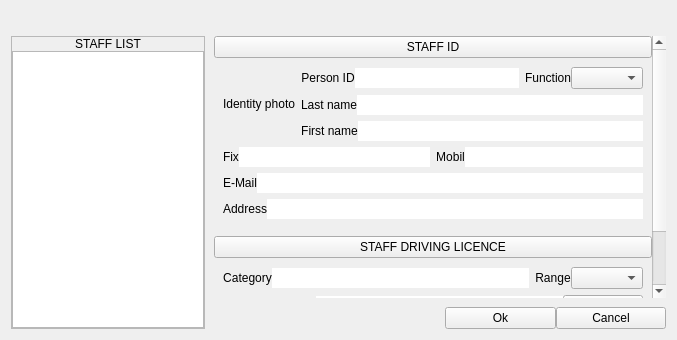
<?xml version="1.0" encoding="UTF-8"?>
<ui version="4.0">
 <class>StaffTab</class>
 <widget class="QWidget" name="StaffTab">
  <property name="geometry">
   <rect>
    <x>0</x>
    <y>0</y>
    <width>677</width>
    <height>340</height>
   </rect>
  </property>
  <layout class="QGridLayout" name="mainGridLayout">
   <property name="spacing">
    <number>9</number>
   </property>
   <item row="0" column="0" colspan="2">
    <widget class="DataInteractionToolBar" name="dataInteractionToolBar" native="true">
     <property name="minimumSize">
      <size>
       <width>0</width>
       <height>16</height>
      </size>
     </property>
    </widget>
   </item>
   <item row="1" column="0">
    <widget class="DataFrame" name="dataListFrame">
     <property name="sizePolicy">
      <sizepolicy hsizetype="Preferred" vsizetype="Preferred">
       <horstretch>3</horstretch>
       <verstretch>0</verstretch>
      </sizepolicy>
     </property>
     <property name="frameShape">
      <enum>QFrame::StyledPanel</enum>
     </property>
     <property name="frameShadow">
      <enum>QFrame::Raised</enum>
     </property>
     <layout class="QVBoxLayout" name="verticalLayout_6">
      <property name="spacing">
       <number>0</number>
      </property>
      <property name="leftMargin">
       <number>0</number>
      </property>
      <property name="topMargin">
       <number>0</number>
      </property>
      <property name="rightMargin">
       <number>0</number>
      </property>
      <property name="bottomMargin">
       <number>0</number>
      </property>
      <item>
       <widget class="QLabel" name="dataListTitle">
        <property name="text">
         <string>STAFF LIST</string>
        </property>
        <property name="alignment">
         <set>Qt::AlignCenter</set>
        </property>
       </widget>
      </item>
      <item>
       <widget class="QTableView" name="dataListView">
        <property name="showGrid">
         <bool>false</bool>
        </property>
        <property name="cornerButtonEnabled">
         <bool>false</bool>
        </property>
       </widget>
      </item>
     </layout>
    </widget>
   </item>
   <item row="1" column="1">
    <widget class="QWidget" name="dataEditionWidget" native="true">
     <property name="sizePolicy">
      <sizepolicy hsizetype="Preferred" vsizetype="Preferred">
       <horstretch>7</horstretch>
       <verstretch>0</verstretch>
      </sizepolicy>
     </property>
     <layout class="QGridLayout" name="gridLayout">
      <property name="leftMargin">
       <number>0</number>
      </property>
      <property name="topMargin">
       <number>0</number>
      </property>
      <property name="rightMargin">
       <number>0</number>
      </property>
      <property name="bottomMargin">
       <number>0</number>
      </property>
      <property name="spacing">
       <number>9</number>
      </property>
      <item row="1" column="0">
       <spacer name="confirmationHorizontalSpacer">
        <property name="orientation">
         <enum>Qt::Horizontal</enum>
        </property>
       </spacer>
      </item>
      <item row="1" column="1">
       <widget class="WidgetGroup" name="confirmationWidgetGroup" native="true">
        <layout class="QHBoxLayout" name="horizontalLayout_3">
         <property name="spacing">
          <number>0</number>
         </property>
         <property name="leftMargin">
          <number>0</number>
         </property>
         <property name="topMargin">
          <number>0</number>
         </property>
         <property name="rightMargin">
          <number>0</number>
         </property>
         <property name="bottomMargin">
          <number>0</number>
         </property>
         <item>
          <widget class="QPushButton" name="confirmationOkPushButton">
           <property name="sizePolicy">
            <sizepolicy hsizetype="Minimum" vsizetype="Preferred">
             <horstretch>0</horstretch>
             <verstretch>0</verstretch>
            </sizepolicy>
           </property>
           <property name="text">
            <string>Ok</string>
           </property>
          </widget>
         </item>
         <item>
          <widget class="QPushButton" name="confirmationCancelPushButton">
           <property name="sizePolicy">
            <sizepolicy hsizetype="Minimum" vsizetype="Preferred">
             <horstretch>0</horstretch>
             <verstretch>0</verstretch>
            </sizepolicy>
           </property>
           <property name="text">
            <string>Cancel</string>
           </property>
          </widget>
         </item>
        </layout>
       </widget>
      </item>
      <item row="0" column="0" colspan="2">
       <widget class="QScrollArea" name="dataEditionScrollArea">
        <property name="styleSheet">
         <string notr="true"/>
        </property>
        <property name="frameShape">
         <enum>QFrame::NoFrame</enum>
        </property>
        <property name="widgetResizable">
         <bool>true</bool>
        </property>
        <widget class="QWidget" name="dataEditionScrollAreaWidgetContents">
         <property name="geometry">
          <rect>
           <x>0</x>
           <y>-83</y>
           <width>438</width>
           <height>348</height>
          </rect>
         </property>
         <layout class="QVBoxLayout" name="verticalLayout_5">
          <property name="spacing">
           <number>8</number>
          </property>
          <property name="leftMargin">
           <number>0</number>
          </property>
          <property name="topMargin">
           <number>0</number>
          </property>
          <property name="rightMargin">
           <number>0</number>
          </property>
          <property name="bottomMargin">
           <number>0</number>
          </property>
          <item>
           <widget class="DataFrame" name="idDataFrame">
            <layout class="QGridLayout" name="gridLayout_3">
             <property name="leftMargin">
              <number>0</number>
             </property>
             <property name="topMargin">
              <number>0</number>
             </property>
             <property name="rightMargin">
              <number>0</number>
             </property>
             <property name="bottomMargin">
              <number>0</number>
             </property>
             <property name="spacing">
              <number>0</number>
             </property>
             <item row="0" column="0">
              <widget class="QPushButton" name="idTitle">
               <property name="text">
                <string>STAFF ID</string>
               </property>
               <property name="checkable">
                <bool>true</bool>
               </property>
              </widget>
             </item>
             <item row="1" column="0">
              <widget class="QWidget" name="idWidget" native="true">
               <layout class="QGridLayout" name="gridLayout_2">
                <item row="0" column="2">
                 <widget class="WidgetGroup" name="functionWidgetGroup" native="true">
                  <layout class="QHBoxLayout" name="horizontalLayout_22">
                   <property name="spacing">
                    <number>0</number>
                   </property>
                   <property name="leftMargin">
                    <number>0</number>
                   </property>
                   <property name="topMargin">
                    <number>0</number>
                   </property>
                   <property name="rightMargin">
                    <number>0</number>
                   </property>
                   <property name="bottomMargin">
                    <number>0</number>
                   </property>
                   <item>
                    <widget class="QLabel" name="functionLabel">
                     <property name="text">
                      <string>Function</string>
                     </property>
                     <property name="alignment">
                      <set>Qt::AlignCenter</set>
                     </property>
                    </widget>
                   </item>
                   <item>
                    <widget class="QComboBox" name="functionComboBox"/>
                   </item>
                  </layout>
                 </widget>
                </item>
                <item row="0" column="1">
                 <widget class="WidgetGroup" name="idWidgetGroup" native="true">
                  <layout class="QHBoxLayout" name="horizontalLayout_20">
                   <property name="spacing">
                    <number>0</number>
                   </property>
                   <property name="leftMargin">
                    <number>0</number>
                   </property>
                   <property name="topMargin">
                    <number>0</number>
                   </property>
                   <property name="rightMargin">
                    <number>0</number>
                   </property>
                   <property name="bottomMargin">
                    <number>0</number>
                   </property>
                   <item>
                    <widget class="QLabel" name="idLabel">
                     <property name="text">
                      <string>Person ID</string>
                     </property>
                     <property name="alignment">
                      <set>Qt::AlignCenter</set>
                     </property>
                    </widget>
                   </item>
                   <item>
                    <widget class="QLineEdit" name="idLineEdit">
                     <property name="frame">
                      <bool>false</bool>
                     </property>
                     <property name="alignment">
                      <set>Qt::AlignCenter</set>
                     </property>
                    </widget>
                   </item>
                  </layout>
                 </widget>
                </item>
                <item row="0" column="0" rowspan="3">
                 <widget class="WidgetGroup" name="photoWidgetGroup" native="true">
                  <property name="sizePolicy">
                   <sizepolicy hsizetype="Preferred" vsizetype="Preferred">
                    <horstretch>0</horstretch>
                    <verstretch>0</verstretch>
                   </sizepolicy>
                  </property>
                  <layout class="QVBoxLayout" name="verticalLayout_7">
                   <property name="spacing">
                    <number>0</number>
                   </property>
                   <property name="leftMargin">
                    <number>0</number>
                   </property>
                   <property name="topMargin">
                    <number>0</number>
                   </property>
                   <property name="rightMargin">
                    <number>0</number>
                   </property>
                   <property name="bottomMargin">
                    <number>0</number>
                   </property>
                   <item>
                    <widget class="QLabel" name="photoLabel">
                     <property name="text">
                      <string>Identity photo</string>
                     </property>
                     <property name="alignment">
                      <set>Qt::AlignCenter</set>
                     </property>
                    </widget>
                   </item>
                  </layout>
                 </widget>
                </item>
                <item row="5" column="0" colspan="3">
                 <widget class="WidgetGroup" name="emailWidgetGroup" native="true">
                  <layout class="QHBoxLayout" name="horizontalLayout_14">
                   <property name="spacing">
                    <number>0</number>
                   </property>
                   <property name="leftMargin">
                    <number>0</number>
                   </property>
                   <property name="topMargin">
                    <number>0</number>
                   </property>
                   <property name="rightMargin">
                    <number>0</number>
                   </property>
                   <property name="bottomMargin">
                    <number>0</number>
                   </property>
                   <item>
                    <widget class="QLabel" name="emailLabel">
                     <property name="text">
                      <string>E-Mail</string>
                     </property>
                     <property name="alignment">
                      <set>Qt::AlignCenter</set>
                     </property>
                    </widget>
                   </item>
                   <item>
                    <widget class="QLineEdit" name="emailLineEdit">
                     <property name="frame">
                      <bool>false</bool>
                     </property>
                     <property name="alignment">
                      <set>Qt::AlignCenter</set>
                     </property>
                    </widget>
                   </item>
                  </layout>
                 </widget>
                </item>
                <item row="6" column="0" colspan="3">
                 <widget class="WidgetGroup" name="addressWidgetGroup" native="true">
                  <layout class="QHBoxLayout" name="horizontalLayout_16">
                   <property name="spacing">
                    <number>0</number>
                   </property>
                   <property name="leftMargin">
                    <number>0</number>
                   </property>
                   <property name="topMargin">
                    <number>0</number>
                   </property>
                   <property name="rightMargin">
                    <number>0</number>
                   </property>
                   <property name="bottomMargin">
                    <number>0</number>
                   </property>
                   <item>
                    <widget class="QLabel" name="addressLabel">
                     <property name="text">
                      <string>Address</string>
                     </property>
                     <property name="alignment">
                      <set>Qt::AlignCenter</set>
                     </property>
                    </widget>
                   </item>
                   <item>
                    <widget class="QLineEdit" name="addressLineEdit">
                     <property name="frame">
                      <bool>false</bool>
                     </property>
                     <property name="alignment">
                      <set>Qt::AlignCenter</set>
                     </property>
                    </widget>
                   </item>
                  </layout>
                 </widget>
                </item>
                <item row="1" column="1" colspan="2">
                 <widget class="WidgetGroup" name="lastnameWidgetGroup" native="true">
                  <layout class="QHBoxLayout" name="horizontalLayout_21">
                   <property name="spacing">
                    <number>0</number>
                   </property>
                   <property name="leftMargin">
                    <number>0</number>
                   </property>
                   <property name="topMargin">
                    <number>0</number>
                   </property>
                   <property name="rightMargin">
                    <number>0</number>
                   </property>
                   <property name="bottomMargin">
                    <number>0</number>
                   </property>
                   <item>
                    <widget class="QLabel" name="lastnameLabel">
                     <property name="text">
                      <string>Last name</string>
                     </property>
                     <property name="alignment">
                      <set>Qt::AlignCenter</set>
                     </property>
                    </widget>
                   </item>
                   <item>
                    <widget class="QLineEdit" name="lastnameLineEdit">
                     <property name="frame">
                      <bool>false</bool>
                     </property>
                     <property name="alignment">
                      <set>Qt::AlignCenter</set>
                     </property>
                    </widget>
                   </item>
                  </layout>
                 </widget>
                </item>
                <item row="2" column="1" colspan="2">
                 <widget class="WidgetGroup" name="firstnameWidget" native="true">
                  <layout class="QHBoxLayout" name="horizontalLayout_15">
                   <property name="spacing">
                    <number>0</number>
                   </property>
                   <property name="leftMargin">
                    <number>0</number>
                   </property>
                   <property name="topMargin">
                    <number>0</number>
                   </property>
                   <property name="rightMargin">
                    <number>0</number>
                   </property>
                   <property name="bottomMargin">
                    <number>0</number>
                   </property>
                   <item>
                    <widget class="QLabel" name="firstnameLabel">
                     <property name="text">
                      <string>First name</string>
                     </property>
                     <property name="alignment">
                      <set>Qt::AlignCenter</set>
                     </property>
                    </widget>
                   </item>
                   <item>
                    <widget class="QLineEdit" name="firstnameLineEdit">
                     <property name="frame">
                      <bool>false</bool>
                     </property>
                     <property name="alignment">
                      <set>Qt::AlignCenter</set>
                     </property>
                    </widget>
                   </item>
                  </layout>
                 </widget>
                </item>
                <item row="3" column="0" colspan="3">
                 <widget class="QWidget" name="telephoneWidget" native="true">
                  <layout class="QHBoxLayout" name="horizontalLayout">
                   <property name="leftMargin">
                    <number>0</number>
                   </property>
                   <property name="topMargin">
                    <number>0</number>
                   </property>
                   <property name="rightMargin">
                    <number>0</number>
                   </property>
                   <property name="bottomMargin">
                    <number>0</number>
                   </property>
                   <item>
                    <widget class="WidgetGroup" name="fixWidgetGroup" native="true">
                     <layout class="QHBoxLayout" name="horizontalLayout_19">
                      <property name="spacing">
                       <number>0</number>
                      </property>
                      <property name="leftMargin">
                       <number>0</number>
                      </property>
                      <property name="topMargin">
                       <number>0</number>
                      </property>
                      <property name="rightMargin">
                       <number>0</number>
                      </property>
                      <property name="bottomMargin">
                       <number>0</number>
                      </property>
                      <item>
                       <widget class="QLabel" name="fixLabel">
                        <property name="text">
                         <string>Fix</string>
                        </property>
                        <property name="alignment">
                         <set>Qt::AlignCenter</set>
                        </property>
                       </widget>
                      </item>
                      <item>
                       <widget class="QLineEdit" name="fixLineEdit">
                        <property name="frame">
                         <bool>false</bool>
                        </property>
                        <property name="alignment">
                         <set>Qt::AlignCenter</set>
                        </property>
                       </widget>
                      </item>
                     </layout>
                    </widget>
                   </item>
                   <item>
                    <widget class="WidgetGroup" name="mobilWidgetGroup" native="true">
                     <layout class="QHBoxLayout" name="horizontalLayout_23">
                      <property name="spacing">
                       <number>0</number>
                      </property>
                      <property name="leftMargin">
                       <number>0</number>
                      </property>
                      <property name="topMargin">
                       <number>0</number>
                      </property>
                      <property name="rightMargin">
                       <number>0</number>
                      </property>
                      <property name="bottomMargin">
                       <number>0</number>
                      </property>
                      <item>
                       <widget class="QLabel" name="mobilLabel">
                        <property name="text">
                         <string>Mobil</string>
                        </property>
                        <property name="alignment">
                         <set>Qt::AlignCenter</set>
                        </property>
                       </widget>
                      </item>
                      <item>
                       <widget class="QLineEdit" name="mobilLineEdit">
                        <property name="frame">
                         <bool>false</bool>
                        </property>
                        <property name="alignment">
                         <set>Qt::AlignCenter</set>
                        </property>
                       </widget>
                      </item>
                     </layout>
                    </widget>
                   </item>
                  </layout>
                 </widget>
                </item>
               </layout>
              </widget>
             </item>
            </layout>
           </widget>
          </item>
          <item>
           <widget class="DataFrame" name="drivingLicenceDataFrame">
            <layout class="QGridLayout" name="gridLayout_4">
             <property name="leftMargin">
              <number>0</number>
             </property>
             <property name="topMargin">
              <number>0</number>
             </property>
             <property name="rightMargin">
              <number>0</number>
             </property>
             <property name="bottomMargin">
              <number>0</number>
             </property>
             <property name="spacing">
              <number>0</number>
             </property>
             <item row="0" column="0">
              <widget class="QPushButton" name="drivingLicenceTitle">
               <property name="text">
                <string>STAFF DRIVING LICENCE</string>
               </property>
               <property name="checkable">
                <bool>true</bool>
               </property>
              </widget>
             </item>
             <item row="1" column="0">
              <widget class="QWidget" name="drivingLicenceWidget" native="true">
               <layout class="QGridLayout" name="gridLayout_5">
                <item row="0" column="1">
                 <widget class="WidgetGroup" name="rangeWidgetGroup" native="true">
                  <layout class="QHBoxLayout" name="horizontalLayout_25">
                   <property name="spacing">
                    <number>0</number>
                   </property>
                   <property name="leftMargin">
                    <number>0</number>
                   </property>
                   <property name="topMargin">
                    <number>0</number>
                   </property>
                   <property name="rightMargin">
                    <number>0</number>
                   </property>
                   <property name="bottomMargin">
                    <number>0</number>
                   </property>
                   <item>
                    <widget class="QLabel" name="rangeLabel">
                     <property name="text">
                      <string>Range</string>
                     </property>
                     <property name="alignment">
                      <set>Qt::AlignCenter</set>
                     </property>
                    </widget>
                   </item>
                   <item>
                    <widget class="QComboBox" name="rangeComboBox"/>
                   </item>
                  </layout>
                 </widget>
                </item>
                <item row="0" column="0">
                 <widget class="WidgetGroup" name="categoryWidgetGroup" native="true">
                  <layout class="QHBoxLayout" name="horizontalLayout_24">
                   <property name="spacing">
                    <number>0</number>
                   </property>
                   <property name="leftMargin">
                    <number>0</number>
                   </property>
                   <property name="topMargin">
                    <number>0</number>
                   </property>
                   <property name="rightMargin">
                    <number>0</number>
                   </property>
                   <property name="bottomMargin">
                    <number>0</number>
                   </property>
                   <item>
                    <widget class="QLabel" name="categoryLabel">
                     <property name="text">
                      <string>Category</string>
                     </property>
                     <property name="alignment">
                      <set>Qt::AlignCenter</set>
                     </property>
                    </widget>
                   </item>
                   <item>
                    <widget class="QLineEdit" name="categoryLineEdit">
                     <property name="frame">
                      <bool>false</bool>
                     </property>
                     <property name="alignment">
                      <set>Qt::AlignCenter</set>
                     </property>
                    </widget>
                   </item>
                  </layout>
                 </widget>
                </item>
                <item row="1" column="0" colspan="2">
                 <widget class="WidgetGroup" name="numberWidgetGroup" native="true">
                  <layout class="QHBoxLayout" name="horizontalLayout_26">
                   <property name="spacing">
                    <number>0</number>
                   </property>
                   <property name="leftMargin">
                    <number>0</number>
                   </property>
                   <property name="topMargin">
                    <number>0</number>
                   </property>
                   <property name="rightMargin">
                    <number>0</number>
                   </property>
                   <property name="bottomMargin">
                    <number>0</number>
                   </property>
                   <item>
                    <widget class="QLabel" name="numberLabel">
                     <property name="text">
                      <string>Driving licence n°</string>
                     </property>
                     <property name="alignment">
                      <set>Qt::AlignCenter</set>
                     </property>
                    </widget>
                   </item>
                   <item>
                    <widget class="QLineEdit" name="numberLineEdit">
                     <property name="frame">
                      <bool>false</bool>
                     </property>
                     <property name="alignment">
                      <set>Qt::AlignCenter</set>
                     </property>
                    </widget>
                   </item>
                   <item>
                    <widget class="QPushButton" name="numberScanPushButton">
                     <property name="sizePolicy">
                      <sizepolicy hsizetype="Minimum" vsizetype="Preferred">
                       <horstretch>0</horstretch>
                       <verstretch>0</verstretch>
                      </sizepolicy>
                     </property>
                     <property name="text">
                      <string>Scan</string>
                     </property>
                    </widget>
                   </item>
                  </layout>
                 </widget>
                </item>
               </layout>
              </widget>
             </item>
            </layout>
           </widget>
          </item>
          <item>
           <widget class="DataFrame" name="statusDataFrame">
            <layout class="QVBoxLayout" name="verticalLayout_4">
             <property name="spacing">
              <number>0</number>
             </property>
             <property name="leftMargin">
              <number>0</number>
             </property>
             <property name="topMargin">
              <number>0</number>
             </property>
             <property name="rightMargin">
              <number>0</number>
             </property>
             <property name="bottomMargin">
              <number>0</number>
             </property>
             <item>
              <widget class="QPushButton" name="statusTitle">
               <property name="text">
                <string>STAFF STATUS</string>
               </property>
               <property name="checkable">
                <bool>true</bool>
               </property>
              </widget>
             </item>
             <item>
              <widget class="QWidget" name="statusWidget" native="true">
               <layout class="QGridLayout" name="gridLayout_55">
                <item row="0" column="0">
                 <widget class="StatusWidgetGroup" name="statusWidgetGroup" native="true"/>
                </item>
               </layout>
              </widget>
             </item>
            </layout>
           </widget>
          </item>
         </layout>
        </widget>
       </widget>
      </item>
     </layout>
    </widget>
   </item>
  </layout>
 </widget>
 <customwidgets>
  <customwidget>
   <class>DataInteractionToolBar</class>
   <extends>QWidget</extends>
   <header>DataInteractionToolBar.h</header>
   <container>1</container>
  </customwidget>
  <customwidget>
   <class>WidgetGroup</class>
   <extends>QWidget</extends>
   <header>WidgetGroup.h</header>
   <container>1</container>
  </customwidget>
  <customwidget>
   <class>DataFrame</class>
   <extends>QFrame</extends>
   <header>DataFrame.h</header>
   <container>1</container>
  </customwidget>
  <customwidget>
   <class>StatusWidgetGroup</class>
   <extends>QWidget</extends>
   <header>StatusWidgetGroup.h</header>
   <container>1</container>
  </customwidget>
 </customwidgets>
 <resources/>
 <connections/>
</ui>
